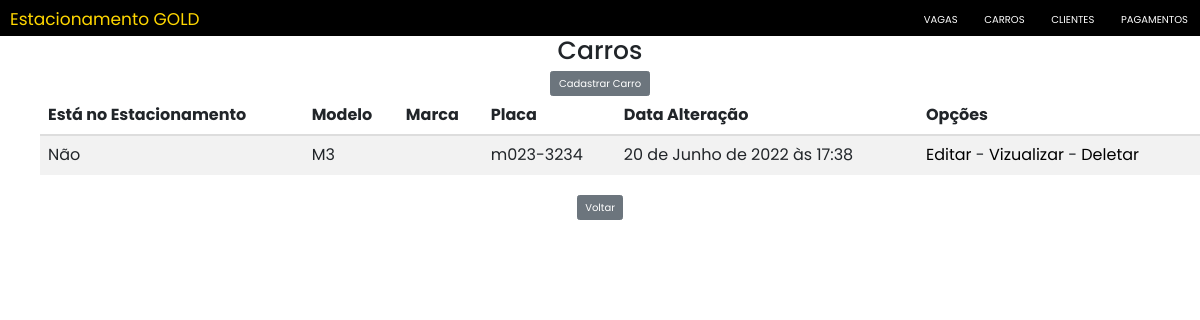
/carros/, run on an earlier commit of the app's database.
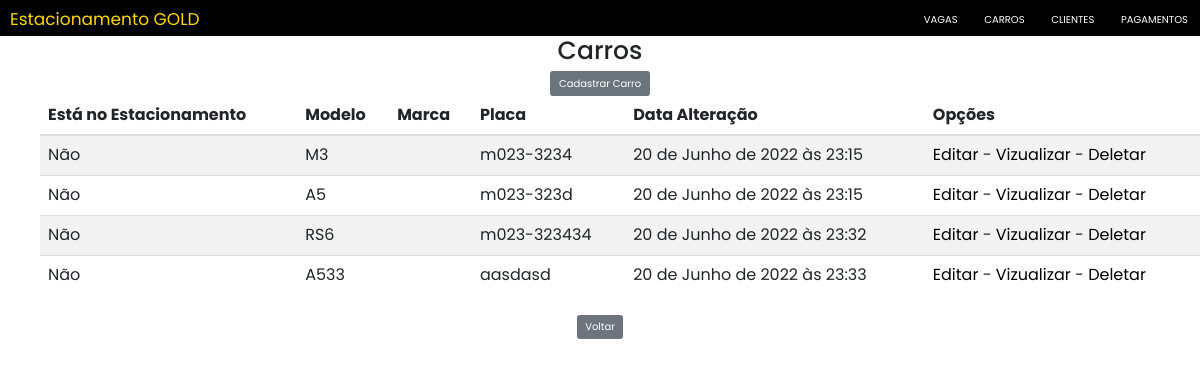
And on a later commit of the database.
### mainCarros/models.py (models this page shows, shortened)
class Carro(models.Model):
    modelo = models.CharField(max_length=20)
    marca = EnumChoiceField(EnumMarcas)
    cor = models.CharField(max_length=20)
    ano = models.IntegerField()
    placa = models.CharField(max_length=15, unique=True)
    proprietario = models.ForeignKey(Cliente, on_delete=models.CASCADE)
    dataHoraCadastro = models.DateTimeField(
        auto_now_add=True, editable=False, verbose_name="Data e Hora Cadastro")
    dataHoraAlteracao = models.DateTimeField(
        auto_now=True, editable=False, verbose_name="Data e Hora Alteração")
    ocupandoVaga = models.BooleanField(default=False, editable=False)

### mainCarros/views.py (the view)
# urls.py: path("", views.CarroList.as_view(), name="list"),
class CarroList(ListView):
    model = Carro
    fields = '__all__'

### mainCarros/templates/mainCarros/carro_list.html (shortened to what this page needs)
{% extends 'Estacionamento/base.html' %}
{% load static %}
{% block titleBody %}Carros{% endblock %}
{% block content %}
    <div style="text-align: center">
        <a href="{% url 'mainCarros:create' %}"><input type="submit" class="btn btn-secondary" value="Cadastrar Carro" /></a>
    </div>
    <ul>
        <div class="table-responsive" style="margin-right: 2%">
            <table class="table table-striped" id="listar-carros">
                <thead>
                    <tr>
                        <th>Está no Estacionamento</th>
                        <th>Modelo</th>
                        <th>Marca</th>
                        <th>Placa</th>
                        <th>Data Alteração</th>
                        <th>Opções</th>
                    </tr>
                </thead>
                <tbody>
                    {% for carro in carro_list %}
                        <tr>
                            {% if carro.ocupandoVaga == True %}
                                <td>Sim</td>
                            {% else %}
                                <td>Não</td>
                            {% endif %}
                            <td>{{carro.modelo}}</td>
                            <td>{{carro.marca.value}}</td>
                            <td>{{carro.placa}}</td>
                            <td>{{carro.dataHoraAlteracao}}</td>
                            <td>  <a style="color:black" href="{% url 'mainCarros:update' pk=carro.id %}" title="Editar Carro">Editar</a>
                                - <a style="color:black" href="{% url 'mainCarros:detail' pk=carro.id %}" title="Vizualizar Carro">Vizualizar</a>
                                - <a style="color:black" href="{% url 'mainCarros:delete' pk=carro.id %}" title="Deletar Carro">Deletar</a></td>
                        </tr>
                    {% empty %}
                        <tr>
                            <td colspan="6">Nenhum carro registrado.</td>
                        <tr>
                    {% endfor %}
                </tbody>
            </table>
        </div>
    </ul>
    <div style="text-align: center">
        <a href="{% url 'Estacionamento:main' %}"><input type="submit" class="btn btn-secondary" value="Voltar" /></a>
    </div>
{% endblock %}

What changed in the data, as far as the page shows it:
changed Carro (number 1 of 4 on the later page): dataHoraAlteracao "20 de Junho de 2022 às 17:38" → "20 de Junho de 2022 às 23:15"
added Carro: ocupandoVaga "Não", modelo "A5", placa "m023-323d", dataHoraAlteracao "20 de Junho de 2022 às 23:15"
added Carro: ocupandoVaga "Não", modelo "RS6", placa "m023-323434", dataHoraAlteracao "20 de Junho de 2022 às 23:32"
added Carro: ocupandoVaga "Não", modelo "A533", placa "aasdasd", dataHoraAlteracao "20 de Junho de 2022 às 23:33"
